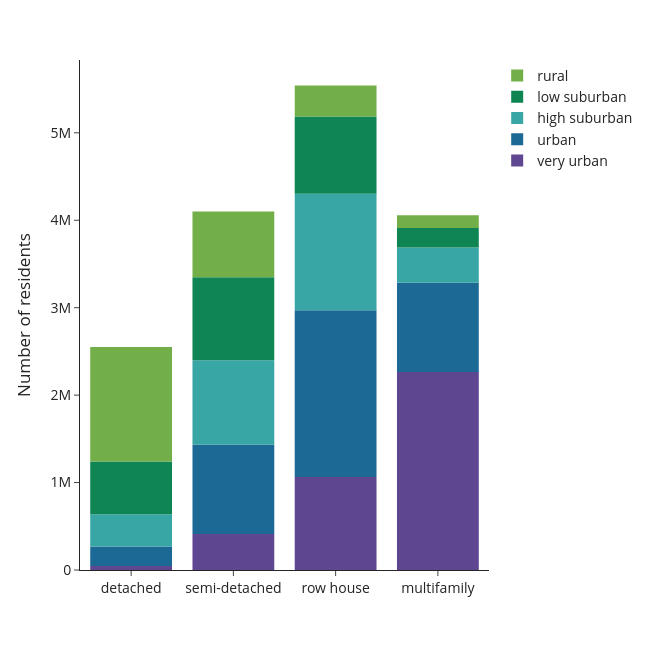

Source (notebook cell):
### Code cell
df = use['n_hhdmem'+year].groupby(level=[1,3], sort=False).sum().reset_index()
    fig = px.bar(df, y='n_hhdmem'+year, x='typology_lab',color='density_lab', 
                 #text=df['percentage'].apply(lambda x: '{0:.1%}'.format(x)), 
                 labels={'n_hhdmem'+year:'Number of residents',
                         'typology_lab':'',
                         'density_lab':''}, 
                 template='simple_white', 
             color_discrete_sequence=px.colors.qualitative.Prism) 
    #fig.update_traces(textposition='inside')
    fig.update_layout(width=650, height=650, 
                      #xaxis_tickformat = '.0%',
                      font=dict(size=14),
                      legend=dict(
        traceorder='reversed',
        #orientation="h",
        #entrywidth=70,
        #yanchor="bottom",
        #y=1.02,
        #xanchor="left",
        #x=-0.25
    ))
    fig.update_traces(marker_line_width=0)
    fig.write_image('visualisations/'+class_name_short+'/stackedbars_cap_per_type_urb'+year+age_group+inc_grouping+'.png', scale=3)
    fig.show()

### Figure 1 — Plotly figure (JSON) as saved in the notebook; plotly's stock layout.template omitted (floating-point values rounded to 4 significant figures)
{"data": [{"alignmentgroup": "True", "hovertemplate": "=%{x}<br>Number of residents=%{y}<extra></extra>", "legendgroup": "very urban", "marker": {"color": "rgb(95, 70, 144)", "line": {"width": 0}, "pattern": {"shape": ""}}, "name": "very urban", "offsetgroup": "very urban", "orientation": "v", "showlegend": true, "textposition": "auto", "type": "bar", "x": ["detached", "semi-detached", "row house", "multifamily"], "xaxis": "x", "y": [44335, 412045, 1062745, 2263730], "yaxis": "y"}, {"alignmentgroup": "True", "hovertemplate": "=%{x}<br>Number of residents=%{y}<extra></extra>", "legendgroup": "urban", "marker": {"color": "rgb(29, 105, 150)", "line": {"width": 0}, "pattern": {"shape": ""}}, "name": "urban", "offsetgroup": "urban", "orientation": "v", "showlegend": true, "textposition": "auto", "type": "bar", "x": ["detached", "semi-detached", "row house", "multifamily"], "xaxis": "x", "y": [224395, 1023460, 1908590, 1022270], "yaxis": "y"}, {"alignmentgroup": "True", "hovertemplate": "=%{x}<br>Number of residents=%{y}<extra></extra>", "legendgroup": "high suburban", "marker": {"color": "rgb(56, 166, 165)", "line": {"width": 0}, "pattern": {"shape": ""}}, "name": "high suburban", "offsetgroup": "high suburban", "orientation": "v", "showlegend": true, "textposition": "auto", "type": "bar", "x": ["detached", "semi-detached", "row house", "multifamily"], "xaxis": "x", "y": [368500, 964065, 1332375, 403450], "yaxis": "y"}, {"alignmentgroup": "True", "hovertemplate": "=%{x}<br>Number of residents=%{y}<extra></extra>", "legendgroup": "low suburban", "marker": {"color": "rgb(15, 133, 84)", "line": {"width": 0}, "pattern": {"shape": ""}}, "name": "low suburban", "offsetgroup": "low suburban", "orientation": "v", "showlegend": true, "textposition": "auto", "type": "bar", "x": ["detached", "semi-detached", "row house", "multifamily"], "xaxis": "x", "y": [603315, 947485, 883130, 222050], "yaxis": "y"}, {"alignmentgroup": "True", "hovertemplate": "=%{x}<br>Number of residents=%{y}<extra></extra>", "legendgroup": "rural", "marker": {"color": "rgb(115, 175, 72)", "line": {"width": 0}, "pattern": {"shape": ""}}, "name": "rural", "offsetgroup": "rural", "orientation": "v", "showlegend": true, "textposition": "auto", "type": "bar", "x": ["detached", "semi-detached", "row house", "multifamily"], "xaxis": "x", "y": [1308500, 753020, 354220, 145910], "yaxis": "y"}], "layout": {"barmode": "relative", "font": {"size": 14}, "height": 650, "legend": {"title": {"text": ""}, "tracegroupgap": 0, "traceorder": "reversed"}, "margin": {"t": 60}, "width": 650, "xaxis": {"anchor": "y", "domain": [0, 1], "title": {"text": ""}}, "yaxis": {"anchor": "x", "domain": [0, 1], "title": {"text": "Number of residents"}}}}
